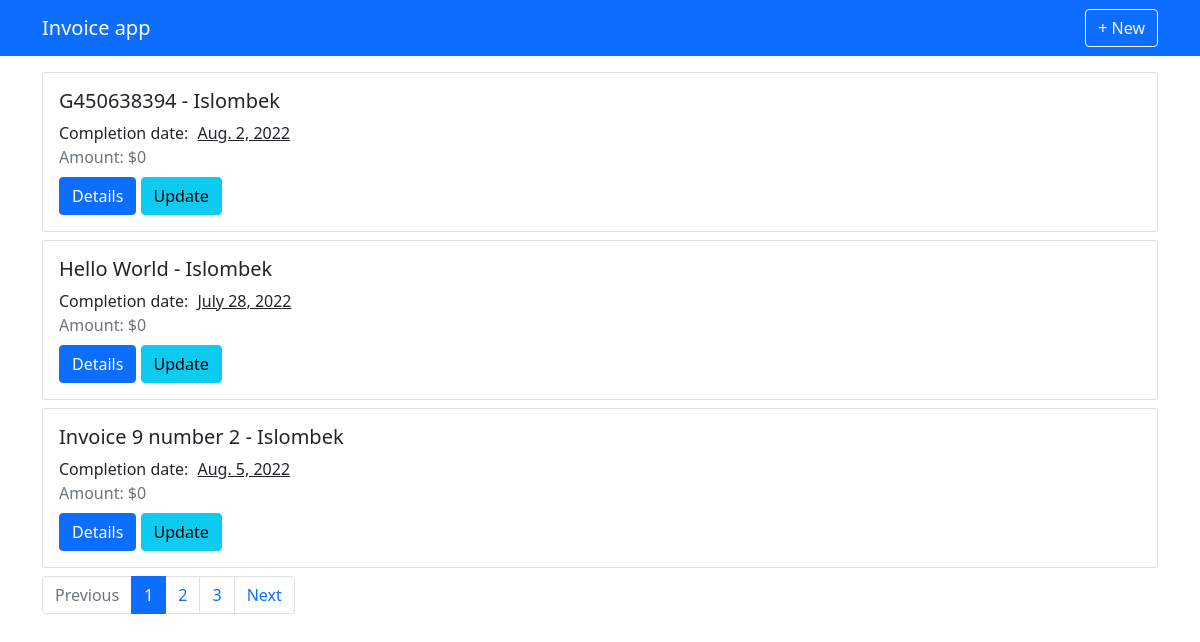
Page / (signed in) on the earlier database version.
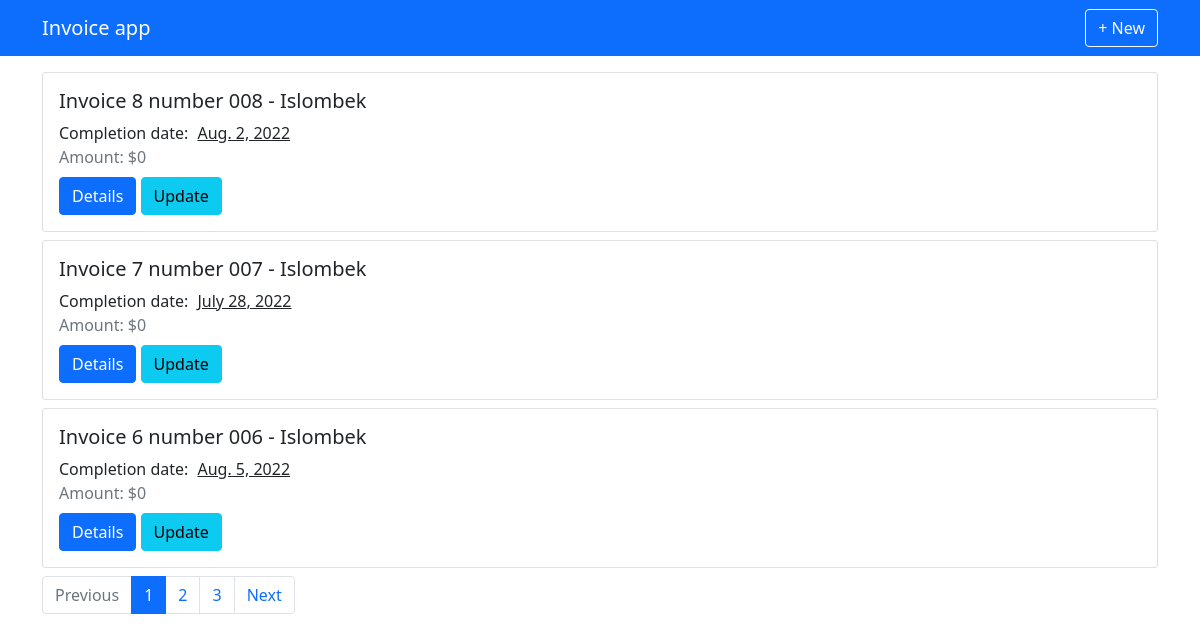
Same page on the later database version.
### invoice_app/models.py (models this page shows, shortened)
class Invoice(models.Model):
    profile = models.ForeignKey(Profile, on_delete=models.CASCADE)
    receiver = models.ForeignKey(Receiver, on_delete=models.CASCADE)
    number = models.CharField(max_length=150)
    completion_date = models.DateField()
    issue_date = models.DateField()
    payment_date = models.DateField()
    created_time = models.DateTimeField(auto_now_add=True)
    closed = models.BooleanField(default=False)
    tag = models.ManyToManyField(Tag, blank=True)
    @property
    def positions(self):
        return self.position_set.all()
    @property
    def total_amount(self):
        total = 0
        qs = self.positions
        for pos in qs:
            total += pos.amount
        return total

### receiver_app/models.py (models this page shows, shortened)
class Receiver(models.Model):
    name = models.CharField(max_length=200)
    address = models.TextField()
    website = models.URLField(blank=True)
    created_time = models.DateTimeField(default=datetime.now)
    logo = models.ImageField(default='images/no_photo.png')

### invoice_app/views.py (the view)
# urls.py: path('', InvoiceListView.as_view(), name='main'),
class InvoiceListView(LoginRequiredMixin, ListView):
    model = Invoice
    template_name = "invoice_app/main.html"
    paginate_by = 3
    context_object_name = 'qs'
    def get_queryset(self):
        profile = get_object_or_404(Profile, user=self.request.user)
        qs = Invoice.objects.filter(profile=profile).order_by('-created_time')
        return super().get_queryset().filter(profile=profile).order_by('-created_time')

### invoice_app/templates/invoice_app/main.html (shortened to what this page needs)
{% extends "base.html" %}
{% block content %}
    {% if qs %}
        {% for obj in qs %}
            <div class="card mb-2" style="width:100%">
                <div class="card-body">
                    <h5 class="card-title">{{obj.number}} - {{obj.receiver.name}}</h5>
                    <div class="card-text">Completion date: <u style="margin-left: 5px;">{{obj.completion_date}}</u></div>
                    <div class="text-muted">Amount: ${{obj.total_amount}}</div>
                    <div class="mt-2">
                        <a href="{% url 'invoice_app:detail' obj.pk %}" class="btn btn-primary">Details</a>
                        <a href="{% url 'invoice_app:update' obj.pk %}" class="btn btn-info">Update</a>
                    </div>
                </div>
            </div>
        {% endfor %}
    {% else %}
        <h3>No invoices created here yet ... </h3>
    {% endif %}
    {% if is_paginated %}
        <nav aria-label="invoice pagination">
            <ul class="pagination">
                <li class="page-item {% if page_obj.has_previous %} {% else %}disabled{% endif %}">
                    <a  class="page-link" tabindex="-1" aria-disabled="true">Previous</a>
                </li>
                {% for i in paginator.page_range %}
                    <li class="page-item {% if page_obj.number == i %} active {% endif %}">
                        <a class="page-link" href="?page={{i}}">{{i}}</a>
                    </li>
                {% endfor %}
                <li class="page-item {% if page_obj.has_next %} {% else %}disabled{% endif %}">
                    <a {% if page_obj.has_next %}  href="?page={{page_obj.next_page_number}}"
                    {% endif %} class="page-link">Next</a>
                </li>
            </ul>
        </nav>
    {% endif %}
{% endblock content %}

Differences in the rows shown:
changed Invoice: number "G450638394" → "Invoice 8 number 008"
changed Invoice: number "Hello World" → "Invoice 7 number 007"
changed Invoice: number "Invoice 9 number 2" → "Invoice 6 number 006"
